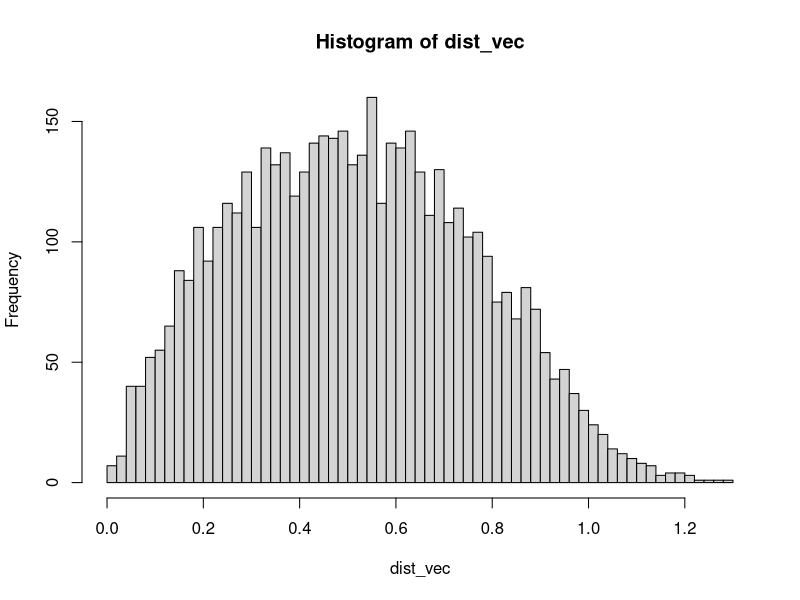

Write R code to recreate this figure.
## ---- chunk 1
library(knitr)
hook_output = knit_hooks$get('output')
knit_hooks$set(output = function(x, options) {
  # this hook is used only when the linewidth option is not NULL
  if (!is.null(n <- options$linewidth)) {
    x = knitr:::split_lines(x)
    # any lines wider than n should be wrapped
    if (any(nchar(x) > n)) x = strwrap(x, width = n)
    x = paste(x, collapse = '\n')
  }
  hook_output(x, options)
})

knitr::opts_chunk$set(cache = FALSE, message = FALSE,
                      linewidth = 50)
set.seed(3150)
## ---- chunk 2
B <- 1989
norm_vars1 <- rnorm(B)
norm_vars2 <- rnorm(B)
# Compute statistic
gvars <- abs(norm_vars1 - norm_vars2)
mean(gvars)
sd(gvars)/sqrt(B)
## ---- chunk 3
B <- 5000

# Using replicate, or a for loop
dist_vec <- replicate(B, {
    point1 <- runif(2)
    point2 <- runif(2)
    dist <- sqrt(sum((point1 - point2)^2))
    return(dist)
})

mean(dist_vec)
## ---- chunk 4
hist(dist_vec, breaks = 50)
## ---- chunk 5
theta <- mean(dist_vec)
se_dist <- sd(dist_vec)/sqrt(B)

c(theta - 1.96*se_dist,
  theta + 1.96*se_dist)
## ---- chunk 6
mean(c(1,5,2,8, 4))
mean(c(1,5,2,8, 100))
## ---- chunk 7
# Generate a standard normal 
# sample of size 4
(norm_vars <- rnorm(4))
# Sort it
(norm_vars <- sort(norm_vars))

# Compute 1st level trimmed mean
mean(norm_vars[c(-1, -4)])
# Compare to sample mean
mean(norm_vars)
## ---- chunk 8
n <- 20
results <- replicate(3150, {
  norm_vars <- sort(rnorm(n))

c("TM" = mean(norm_vars[c(-1, -n)]),
  "SM" = mean(norm_vars))
})
## ---- chunk 9
# Bias
rowMeans(results) - 0
# MSE
rowMeans((results - 0)^2)
## ---- chunk 10
p <- 0.9
n <- 20; B <- 2209

results <- replicate(B, {
  sigmas <- sample(c(1, 10), n, replace = TRUE,
                   prob = c(p, 1 - p))
  contnorm_vars <- rnorm(n, sd = sigmas)
  contnorm_vars <- sort(contnorm_vars)
  c("TM" = mean(contnorm_vars[c(-1, -n)]),
    "SM" = mean(contnorm_vars))
})
## ---- chunk 11
# Bias
rowMeans(results) - 0
# MSE
rowMeans((results - 0)^2)
## ---- chunk 12
# Number of simulations
B <- 1000
# Sample size for data
n <- 20
# Same mean
mu1 <- mu2 <- 0
# Same variance; could also be different
sigma1 <- sigma2 <- 1
## ---- chunk 13
results <- replicate(B, {
  # Generate two samples
  norm_vars1 <- rnorm(n, mu1, sigma1)
  norm_vars2 <- rnorm(n, mu2, sigma2)
  # Perform t-test
  output <- t.test(norm_vars1, norm_vars2)
  # alpha = 0.05
  return(output$p.value < 0.05)
})

table(results)/B
